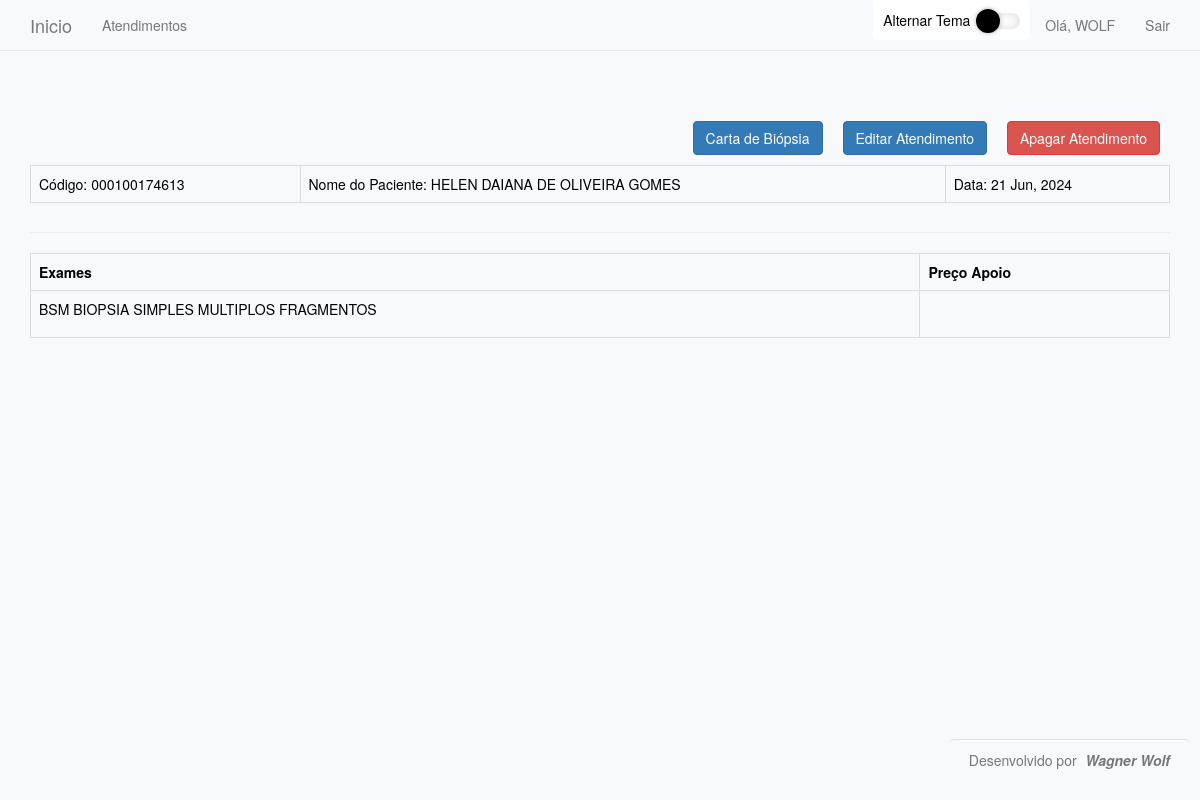
The page /atendimentos/5/ (signed in) on the database its author committed.
### atendimentos/models.py (models this page shows, shortened)
class Atendimento (models.Model):
    codigo = models.CharField(max_length=12)
    nomePaciente = models.CharField(max_length=200)
    dataAtendimento = models.DateField(auto_now_add=True)
    usuario = models.ForeignKey(User, on_delete=models.CASCADE)
    exames = models.ManyToManyField("Exame")

class Exame(models.Model):
    mnemonico = models.CharField(max_length=10)
    nomeExame = models.CharField(max_length=100)
    mneapoio = models.CharField(max_length=10)
    def __str__(self):
        return f"{self.mnemonico} {self.nomeExame}"

### atendimentos/views.py (the view)
# urls.py: path('atendimentos/<atendimento_id>/', views.atendimento, name ='atendimento'),
@login_required
def atendimento(request, atendimento_id):
    atendimento = Atendimento.objects.get(id = atendimento_id)
    exames = list(atendimento.exames.all())
    context = {'atendimento': atendimento, 'exames': exames}
    return render (request, 'atendimentos/atendimento.html', context)

### atendimentos/templates/atendimentos/atendimento.html (shortened to what this page needs)
{%extends "atendimentos/base.html"%}
{%block header%}
<table class="table table-bordered ">
    <a class="btn btn-danger pull-right" style="margin:10px" aria-label="Left Align" onclick="return confirm('Tem certeza que deseja excluir?')" href="{%url 'delete_atendimento' atendimento.id%}">Apagar Atendimento</a>
    <a class="btn btn-primary pull-right" style="margin:10px" aria-label="Left Align" href="{%url 'edit_atendimento' atendimento.id%}">Editar Atendimento</a>
    <a class="btn btn-primary pull-right" style="margin:10px" aria-label="Left Align" href="{%url 'carta_atendimento' atendimento.id%}">Carta de Biópsia</a>
    <td>Código: {{atendimento.codigo}}</td>
    <td>Nome do Paciente: {{atendimento.nomePaciente}}</td>
    <td>Data: {{atendimento.dataAtendimento | date:'d M, Y'}}  </td>
</table>
{%endblock header%}
{% block content%}
<table class="table table-bordered ">
    <th class="tableheader" scope="col">Exames</th>
    <th class="tableheader" scope="col">Preço Apoio</th>
{% for exame in exames %}
    <tr>
        <td>
            <p>{{exame}}</p>
        </td><td>
        </td>
    </tr>
{%endfor%}
</table>
{%endblock content%}

### atendimentos/templates/atendimentos/base.html (shortened to what this page needs)
 {%load bootstrap3%}
 <!DOCTYPE html>
 <html lang="pt-br">
 <head>
    {%bootstrap_css%}
 </head>
 <body>
    <nav class="navbar navbar-default navbar-static-top">
        <div class="container">
            <div class="navbar-header">
                <a class="navbar-brand" href="{% url 'index' %}">Inicio</a>
            </div>
            <div id="navbar" class="collapse navbar-collapse">
                <ul class="nav navbar-nav">
                    <li><a href="{% url 'atendimentos' %}">Atendimentos</a></li>
                </ul>
                <ul class="nav navbar-nav navbar-right">
                    {%if user.is_authenticated%}
                    <li class="list-group-item toggle-container">
                        <span class="toggle-label">Alternar Tema</span>
                        <div class="TriSea-technologies-Switch pull-right">
                        </div>
                    </li>
                        <li><a>Olá, {{ user.username.upper }}</a></li>
                        <li><a href="{%url 'logout'%}">Sair</a></li>
                    {%endif%}
                </ul>
            </div>
        </div>
    </nav>
    <div class="container">
        <div class="page-header">
            {%block header%} {%endblock header%}
        </div>
        <div>
            {% block content%} {%endblock content%}
        </div>
    </div>
     <footer class="footer">
            <p class="text-muted">Desenvolvido por <span class="author-name">Wagner Wolf</span></p>
    </footer>
 </body>
 </html>

### atendimentos/templates/atendimentos/base.html (style rules this page uses)
.footer { position: fixed; bottom: 10px; right: 10px; background-color: #f8f9fa; padding: 10px 20px; border-top: 1px solid #dee2e6; border-radius: 5px; }
.author-name { font-weight: bold; font-style: italic; display: inline-block; margin-left: 5px; }
body, button { background-color: #f8f9fa !important; color: #000 !important; }
.navbar { background-color: #f8f9fa !important; }
.list-group-item { border: none; padding: 10px; display: flex; align-items: center; }
.list-group-item .toggle-label { margin-right: 10px; }
.toggle-container { padding: 10px; border-radius: 5px; margin-bottom: 10px; display: flex; align-items: center; }

### rows shown on the page
Atendimento: codigo "000100174613", nomePaciente "HELEN DAIANA DE OLIVEIRA GOMES", dataAtendimento "21 Jun, 2024"
Exame: mnemonico+nomeExame "BSM BIOPSIA SIMPLES MULTIPLOS FRAGMENTOS"

### other values the page prints
{{ user.username.upper }} "WOLF"
